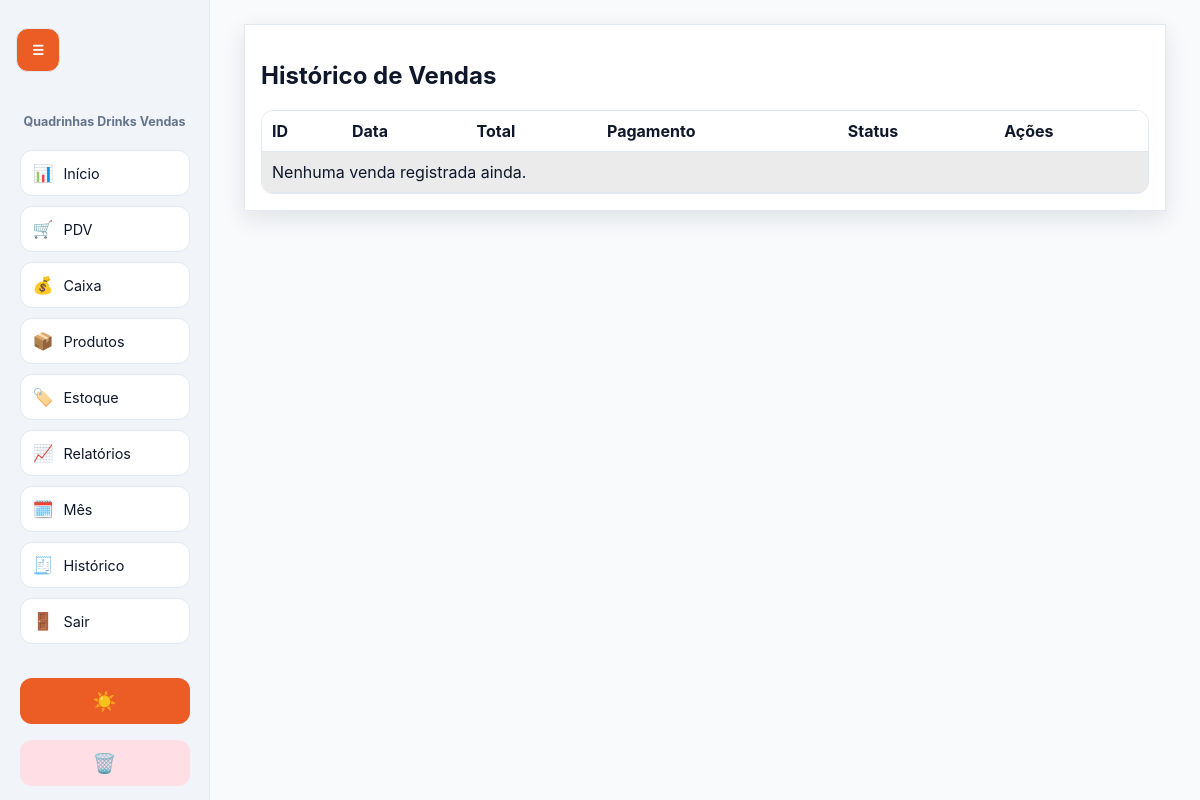
The app's page /sales (signed in), older data.
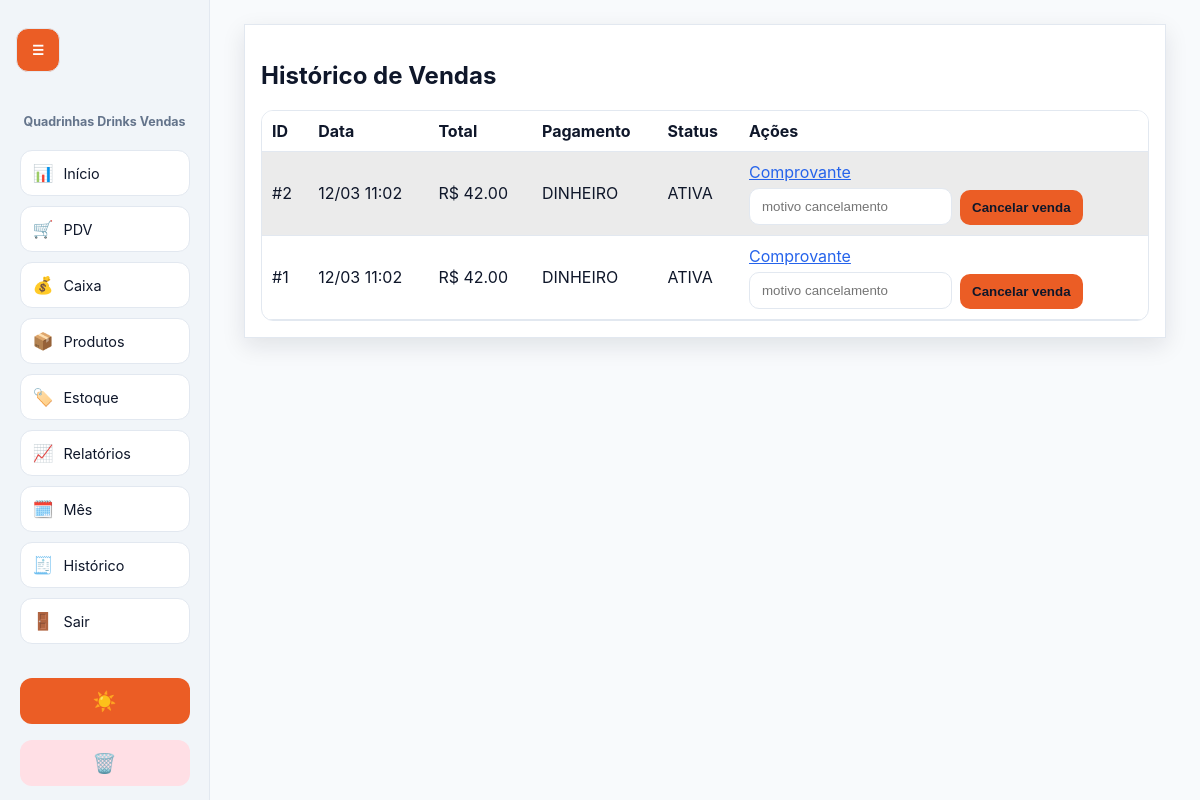
The same page, newer data.
### tables this page shows
CREATE TABLE sales (
            id INTEGER PRIMARY KEY AUTOINCREMENT,
            created_at TEXT NOT NULL,
            subtotal REAL NOT NULL,
            discount REAL NOT NULL,
            total REAL NOT NULL,
            payment_method TEXT NOT NULL,
            status TEXT NOT NULL DEFAULT 'ACTIVE',
            cancellation_reason TEXT,
            cash_session_id INTEGER,
            FOREIGN KEY(cash_session_id) REFERENCES cash_sessions(id)
        );

### app.py (the view)
@app.route("/sales")
def sales_history():
    redirect_resp = require_login()
    if redirect_resp:
        return redirect_resp
    db = get_db()
    sales = db.execute("SELECT * FROM sales ORDER BY id DESC LIMIT 100").fetchall()
    return render_template("sales_history.html", sales=sales, payment_methods=PAYMENT_METHODS)

### app.py (called while the page is built)
def get_db() -> sqlite3.Connection:
    if "db" not in g:
        conn = sqlite3.connect(DB_PATH)
        conn.row_factory = sqlite3.Row
        conn.execute("PRAGMA foreign_keys = ON")
        g.db = conn
    return g.db

def require_login():
    if "user_id" not in session:
        flash("Faça login para acessar o sistema.", "warning")
        return redirect(url_for("login"))
    return None

def fmt_dt(value: str | None) -> str:
    if not value:
        return "-"
    try:
        dt = datetime.fromisoformat(value)
        return dt.strftime("%d/%m %H:%M")
    except ValueError:
        return value

def label_status(value: str | None) -> str:
    if not value:
        return "-"
    return STATUS_LABELS.get(value, value)

@app.context_processor
def inject_branding() -> dict[str, str]:
    return {
        "logo_path": app.config["LOGO_PATH"],
        "favicon_path": app.config["FAVICON_PATH"],
        "asset_version": int(datetime.now().timestamp()) // 3600,
    }

### templates/sales_history.html
{% extends 'base.html' %}
{% block content %}
<section class="card">
  <h2>Histórico de Vendas</h2>
  <table><tr><th>ID</th><th>Data</th><th>Total</th><th>Pagamento</th><th>Status</th><th>Ações</th></tr>
    {% for s in sales %}
      <tr>
        <td>#{{ s['id'] }}</td><td>{{ s['created_at']|fmt_dt }}</td><td>R$ {{ '%.2f'|format(s['total']) }}</td><td>{{ s['payment_method'] }}</td><td>{{ s['status']|label_status }}</td>
        <td>
          <a href="{{ url_for('sale_receipt', sale_id=s['id']) }}">Comprovante</a>
          {% if s['status'] == 'ACTIVE' %}
          <form method="post" action="{{ url_for('cancel_sale', sale_id=s['id']) }}" class="inline">
            <input name="reason" placeholder="motivo cancelamento" required>
            <button>Cancelar venda</button>
          </form>
          {% endif %}
        </td>
      </tr>
    {% else %}
      <tr><td colspan="6">Nenhuma venda registrada ainda.</td></tr>
    {% endfor %}
  </table>
</section>
{% endblock %}

### templates/base.html (shortened to what this page needs)
<!doctype html>
<html lang="pt-BR">
<head>
  <link rel="stylesheet" href="{{ url_for('static', filename='style.css', v=asset_version) }}">
</head>
<body>
  {% if session.get('user_id') %}
  <button id="menu-toggle" class="menu-toggle" type="button" aria-label="Abrir ou fechar menu">☰</button>
  <aside id="side-menu" class="side-menu">
    <div class="menu-header">
      <h1 style="display:none;">Quadrinhas Drinks Vendas</h1>
    </div>
    <nav class="menu-nav">
      <a href="{{ url_for('dashboard') }}" title="Início"><span>📊</span><small>Início</small></a>
      <a href="{{ url_for('pdv') }}" title="PDV"><span>🛒</span><small>PDV</small></a>
      <a href="{{ url_for('cash') }}" title="Caixa"><span>💰</span><small>Caixa</small></a>
      <a href="{{ url_for('products') }}" title="Produtos"><span>📦</span><small>Produtos</small></a>
      <a href="{{ url_for('stock') }}" title="Estoque"><span>🏷️</span><small>Estoque</small></a>
      <a href="{{ url_for('reports') }}" title="Relatórios"><span>📈</span><small>Relatórios</small></a>
      <a href="{{ url_for('monthly_management') }}" title="Gerenciar mês"><span>🗓️</span><small>Mês</small></a>
      <a href="{{ url_for('sales_history') }}" title="Histórico"><span>🧾</span><small>Histórico</small></a>
      <a href="{{ url_for('logout') }}" title="Sair"><span>🚪</span><small>Sair</small></a>
    </nav>
    <div class="menu-actions">
      <button id="theme-toggle" type="button" title="Alternar tema">☀️</button>
      <form method="post" action="{{ url_for('reset_data') }}" onsubmit="return confirm('Atenção: dados de caixa e vendas serão apagados. Deseja continuar?');">
        <button class="danger-btn" type="submit" title="Apagar dados de caixa e vendas">🗑️</button>
      </form>
    </div>
  </aside>
  {% endif %}
  <main class="app-main {% if session.get('user_id') %}with-sidebar{% endif %}">
    {% block content %}{% endblock %}
  </main>
</body>
</html>

### static/style.css (style rules this page uses)
body { --bg: #F8FAFC; --surface: #FFFFFF; --surface-2: #FFFFFF; --sidebar: #F1F5F9; --text: #0F172A; --muted: #64748B; --primary: #eb5d25; --primary-hover: #e97142; --success: #d8f5e1; --danger: #ffdfe5; --warning: #fff1cb; --border: #E2E8F0; --link: #2563EB; --shadow: 0 8px 22px rgba(15, 23, 42, 0.10); }
* { box-sizing: border-box; }
body { font-family: Inter, Segoe UI, Roboto, Arial, sans-serif; background: var(--bg); color: var(--text); margin: 0; min-height: 100vh; }
.menu-toggle { position: fixed; top: 22px; left: 16px; z-index: 30; width: 44px; height: 44px; border-radius: 12px; border: 1px solid var(--border); background: eb5d25; color: #fff; cursor: pointer; }
.side-menu { position: fixed; top: 0; left: 0; width: 210px; height: 100vh; background: var(--sidebar); border-right: 1px solid var(--border); display: flex; flex-direction: column; padding: 14px 10px; gap: 14px; align-items: center; transition: transform 0.25s ease; z-index: 20; }
.menu-header h1 { font-size: 0.78rem; text-align: center; margin: 100px 0 0; color: var(--muted); }
.menu-nav { display: grid; gap: 10px; justify-items: center; margin: auto 0; }
.menu-nav a { width: 170px; min-height: 46px; display: flex; align-items: center; justify-content: flex-start; gap: 10px; padding: 8px 12px; font-size: 1.05rem; border-radius: 12px; border: 1px solid var(--border); background: var(--surface); color: var(--text); text-decoration: none; }
.menu-nav a small { font-size: 0.9rem; color: var(--text); }
.menu-actions { margin-top: auto; display: grid; gap: 10px; justify-items: center; }
.menu-actions button { width: 170px; height: 46px; padding: 0; border-radius: 12px; border: 1px solid transparent; background: var(--primary); color: #fff8ef; cursor: pointer; font-size: 1.2rem; }
.menu-actions .danger-btn { background: var(--danger); }
.app-main { width: min(1200px, 100%); margin: 0 auto; padding: clamp(12px, 2.4vw, 24px); }
.app-main.with-sidebar { margin-left: 220px; width: calc(100% - 230px); }
.card { background: var(--surface); border: 1px solid var(--border); border-radius: var(--radius); padding: 16px; margin-bottom: 14px; box-shadow: var(--shadow); }
table { width: 100%; border-collapse: separate; border-spacing: 0; border: 1px solid var(--border); border-radius: 12px; overflow: hidden; }
th, td { border-bottom: 1px solid var(--border); padding: 10px; text-align: left; }
th { background: var(--surface); color: var(--text); }
tr:nth-child(even) td { background: color-mix(in srgb, var(--surface) 92%, #000 8%); }
input, select, button { width: 100%; margin-top: 6px; padding: 10px 12px; border-radius: 10px; border: 1px solid var(--border); background: var(--surface); color: var(--text); }
button { cursor: pointer; background: var(--primary); border: none; font-weight: 600; }
.inline { display: flex; gap: 8px; align-items: end; flex-wrap: wrap; }
.inline input, .inline button { width: auto; }
a { color: var(--link); }
.menu-nav a { box-shadow: inset 0 0 0 1px rgba(255,255,255,0.02); }
.card { backdrop-filter: blur(4px); }

Row changes from the older to the newer data that the page shows:
added sales: id "2", created_at|fmt_dt "12/03 11:02", total "42.00", payment_method "DINHEIRO", status|label_status "ATIVA"
added sales: id "1", created_at|fmt_dt "12/03 11:02", total "42.00", payment_method "DINHEIRO", status|label_status "ATIVA"
Text that changed along with them:
text no longer shown: "Nenhuma venda registrada ainda."
